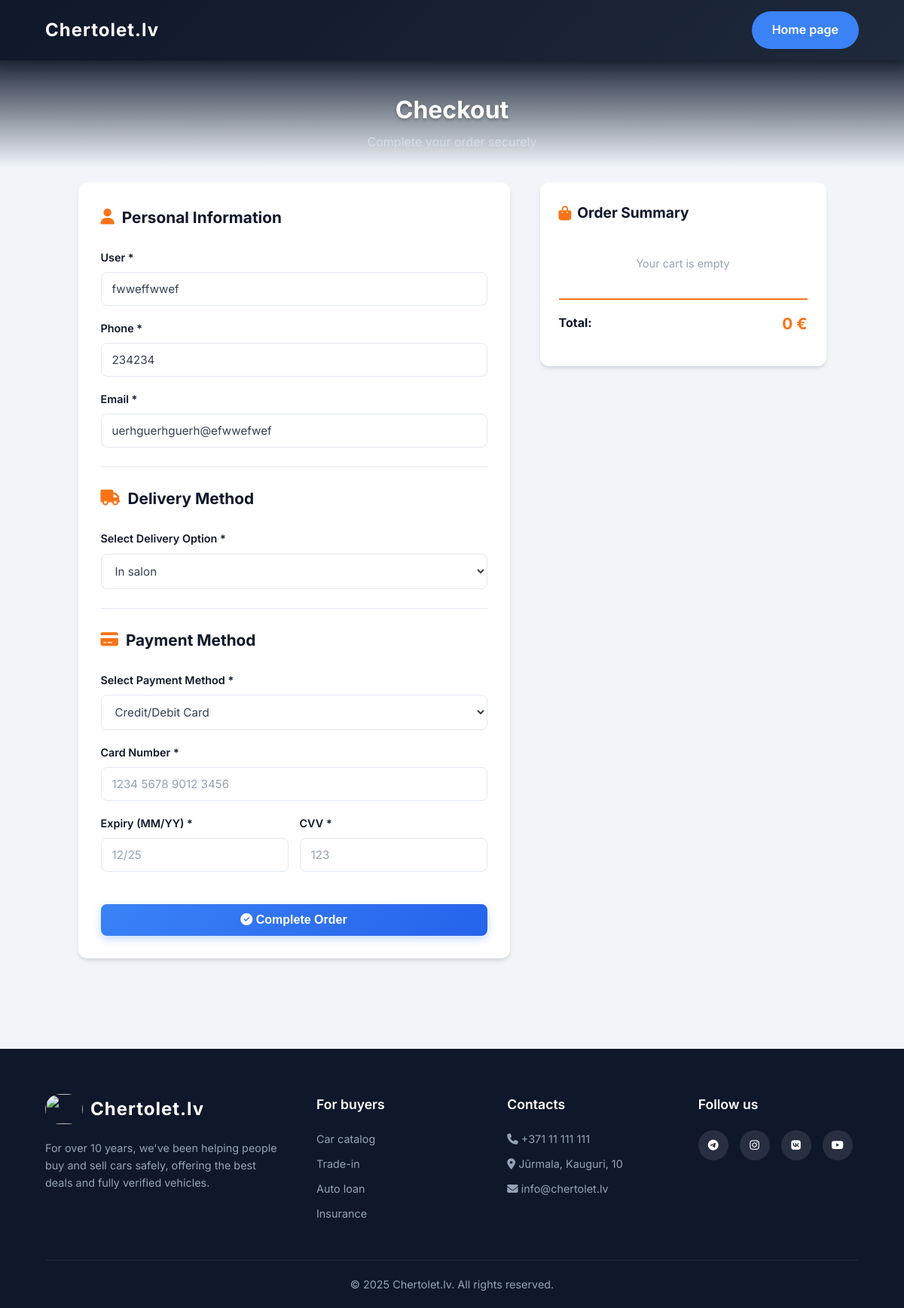
Page /checkout (signed in) on the committed database.
### tables this page shows
CREATE TABLE users(
        id INTEGER PRIMARY KEY AUTOINCREMENT,
        Login TEXT NOT NULL UNIQUE,
        Password TEXT NOT NULL,
        Mail TEXT NOT NULL UNIQUE,
        Phone_n TEXT,
        Num_i_p TEXT NOT NULL,
        Bonus INTEGER NOT NULL
    );

### app/routes.py (the view)
@app.route("/checkout")
def checkout():
    user = None
    user_id = session.get('user_id')
    if user_id:
        try:
            conn = get_db()
            cursor = conn.cursor()
            cursor.execute("SELECT Login, Mail, Phone_n FROM users WHERE id = ?", (user_id,))
            user = cursor.fetchone()
            conn.close()
        except Exception:
            user = None
    return render_template("checkout.html", user=user)

### app/checkout.py (called while the page is built)
def pick_db() -> str:
    for p in DB_CANDIDATES:
        if os.path.exists(p):
            return os.path.abspath(p)
    return os.path.abspath(DB_CANDIDATES[0])

def db_connect(db_path: str):
    conn = sqlite3.connect(db_path)
    conn.row_factory = sqlite3.Row
    return conn

def ensure_orders_table(db_path: str) -> None:
    with db_connect(db_path) as conn:
        conn.execute(
            """
            CREATE TABLE IF NOT EXISTS orders(
                id INTEGER PRIMARY KEY AUTOINCREMENT,
                user_id INTEGER,
                Login TEXT NOT NULL,
                Phone_n TEXT NOT NULL,
                Mail TEXT NOT NULL,
                Delivery TEXT NOT NULL,
                Adress_to_delivery TEXT,
                Payment TEXT NOT NULL,
                status TEXT NOT NULL DEFAULT 'confirmed',
                cart_items TEXT,
                created_at TIMESTAMP DEFAULT CURRENT_TIMESTAMP
            )
            """
        )

@app.before_request
def setup_tables():
    db = pick_db()
    ensure_orders_table(db)

### app/routes.py (called while the page is built)
def get_db():
    conn = sqlite3.connect("data_b.db")
    conn.row_factory = sqlite3.Row
    return conn

### app/templates/checkout.html (shortened to what this page needs)
<!DOCTYPE html>
<html lang="en">
<head>
    <link rel="stylesheet" href="../static/home.css">
    <link rel="stylesheet" href="https://cdnjs.cloudflare.com/ajax/libs/font-awesome/6.4.0/css/all.min.css">
</head>
<body>
    <header>
        <a href="/" class="logo">
            Chertolet.lv
        </a>
        <a href="/" class="btn-reg">Home page</a>
    </header>
    <section class="checkout-hero">
        <h1>Checkout</h1>
        <p>Complete your order securely</p>
    </section>
    <div class="checkout-wrapper">
        <div class="checkout-container">
            <div class="checkout-form-section">
                <h2><i class="fas fa-user"></i> Personal Information</h2>
                <form id="checkoutForm">
                    <div class="form-group">
                        <label>User *</label>
                        <input id="name" placeholder="User" required value="{{ user.Login if user else '' }}">
                    </div>
                    <div class="form-group">
                        <label>Phone *</label>
                        <input id="phone" placeholder="+371 XX XXX XXX" required value="{{ user.Phone_n if user else '' }}">
                    </div>
                    <div class="form-group">
                        <label>Email *</label>
                        <input id="email" type="email" placeholder="your@email.com" required value="{{ user.Mail if user else '' }}">
                    </div>
                    <div class="form-section-divider"></div>
                    <h2 style="margin-top: 20px;"><i class="fas fa-truck"></i> Delivery Method</h2>
                    <div class="form-group">
                        <label>Select Delivery Option *</label>
                        <select id="delivery" required>
                            <option value="get it in salon">In salon</option>
                        </select>
                    </div>
                    <div class="form-section-divider"></div>
                    <h2 style="margin-top: 20px;"><i class="fas fa-credit-card"></i> Payment Method</h2>
                    <div class="form-group">
                        <label>Select Payment Method *</label>
                        <select id="payment" required>
                            <option value="card">Credit/Debit Card</option>
                        </select>
                    </div>
                    <div id="cardSection" style="display:none;" class="hidden-section">
                        <div class="form-group">
                            <label>Card Number *</label>
                            <input id="card_number" placeholder="1234 5678 9012 3456">
                        </div>
                        <div class="grid-2">
                            <div class="form-group">
                                <label>Expiry (MM/YY) *</label>
                                <input id="card_expiry" placeholder="12/25">
                            </div>
                            <div class="form-group">
                                <label>CVV *</label>
                                <input id="card_cvv" placeholder="123">
                            </div>
                        </div>
                    </div>
                    <button type="submit" class="submit-btn">
                        <i class="fas fa-check-circle"></i> Complete Order
                    </button>
                </form>
            </div>
            <div class="order-summary">
                <h2><i class="fas fa-shopping-bag"></i> Order Summary</h2>
                <div id="cart-items-summary"></div>
                <div class="order-total">
                    <span>Total:</span>
                    <span class="order-total-price" id="order-total">0 €</span>
                </div>
            </div>
        </div>
    </div>
    <footer>
        <div class="footer-content">
            <div class="footer-col">
                <a href="/" class="logo" style="margin-bottom: 20px;">
                    <img src="{{ url_for('static', filename='img/photo_2026-01-27_18-45-25.jpg') }}" style="height: 40px; border-radius: 20px;"> Chertolet.lv
                </a>
                <p>
                    For over 10 years, we've been helping people buy and sell cars safely, offering the best deals and fully verified vehicles.
                </p>
            </div>
            <div class="footer-col">
                <h4>For buyers</h4>
                <ul>
                    <li><a href="#">Car catalog</a></li>
                    <li><a href="#">Trade-in</a></li>
                    <li><a href="#">Auto loan</a></li>
                    <li><a href="#">Insurance</a></li>
                </ul>
            </div>
            <div class="footer-col">
                <h4>Contacts</h4>
                <ul>
                    <li><i class="fa-solid fa-phone"></i> +371 11 111 111</li>
                    <li><i class="fa-solid fa-location-dot"></i> Jūrmala, Kauguri, 10</li>
                    <li><i class="fa-solid fa-envelope"></i> info@chertolet.lv</li>
                </ul>
            </div>
            <div class="footer-col">
                <h4>Follow us</h4>
                <div class="social-links">
                    <a href="#"><i class="fa-brands fa-telegram"></i></a>
                    <a href="#"><i class="fa-brands fa-instagram"></i></a>
                    <a href="#"><i class="fa-brands fa-vk"></i></a>
                    <a href="#"><i class="fa-brands fa-youtube"></i></a>
                </div>
            </div>
        </div>
        <div class="footer-bottom">
            <p>&copy; 2025 Chertolet.lv. All rights reserved.</p>
        </div>
    </footer>
</body>
</html>

### app/static/home.css (style rules this page uses)
* { margin: 0; padding: 0; box-sizing: border-box; }
:root { --primary-dark: #0f172a; --primary-accent: #3b82f6; --secondary-accent: #f97316; --text-light: #f8fafc; --text-dark: #334155; --bg-light: #f1f5f9; --card-shadow: 0 4px 6px -1px rgba(0, 0, 0, 0.1), 0 2px 4px -1px rgba(0, 0, 0, 0.06); }
body { font-family: 'Inter', sans-serif; background-color: var(--bg-light); color: var(--text-dark); line-height: 1.6; display: flex; flex-direction: column; min-height: 100vh; }
header { background: linear-gradient(135deg, #0f172a 0%, #1e293b 100%); color: var(--text-light); padding: 0 5%; height: 80px; display: flex; align-items: center; justify-content: space-between; position: sticky; top: 0; z-index: 1000; box-shadow: 0 4px 15px rgba(0,0,0,0.2); }
.logo { font-size: 24px; font-weight: 700; letter-spacing: 1px; color: white; text-decoration: none; display: flex; align-items: center; gap: 10px; }
.btn-reg { background-color: var(--primary-accent); color: white; padding: 10px 25px; border-radius: 50px; text-decoration: none; font-weight: 600; transition: all 0.3s ease; border: 2px solid transparent; }
footer { background-color: #0f172a; color: #94a3b8; padding: 60px 5% 20px; font-size: 0.9rem; }
.footer-content { max-width: 1200px; margin: 0 auto; display: grid; grid-template-columns: 1.5fr 1fr 1fr 1fr; gap: 40px; margin-bottom: 40px; }
.footer-col h4 { color: white; font-size: 1.1rem; margin-bottom: 20px; font-weight: 600; }
.footer-col ul { list-style: none; }
.footer-col ul li { margin-bottom: 10px; }
.footer-col ul li a { color: #94a3b8; text-decoration: none; transition: color 0.2s; }
.footer-col img { width: 50px; border-radius: 20px; }
.social-links { display: flex; gap: 15px; }
.social-links a { width: 40px; height: 40px; background: rgba(255,255,255,0.1); display: flex; align-items: center; justify-content: center; border-radius: 50%; color: white; text-decoration: none; transition: background 0.3s; }
.footer-bottom { border-top: 1px solid rgba(255,255,255,0.1); padding-top: 20px; text-align: center; }

### rows in the picture
users: Login "fwweffwwef", Phone_n "234234", Mail "uerhguerhguerh@efwwefwef"
